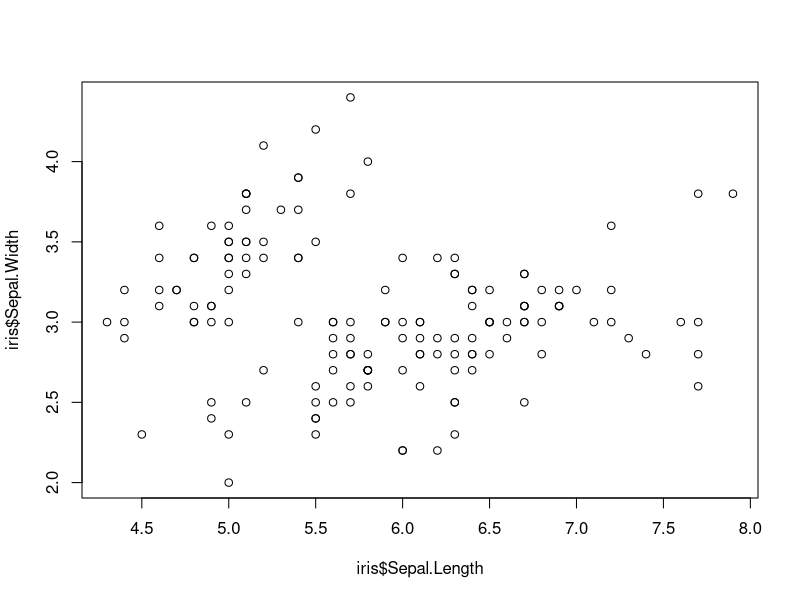
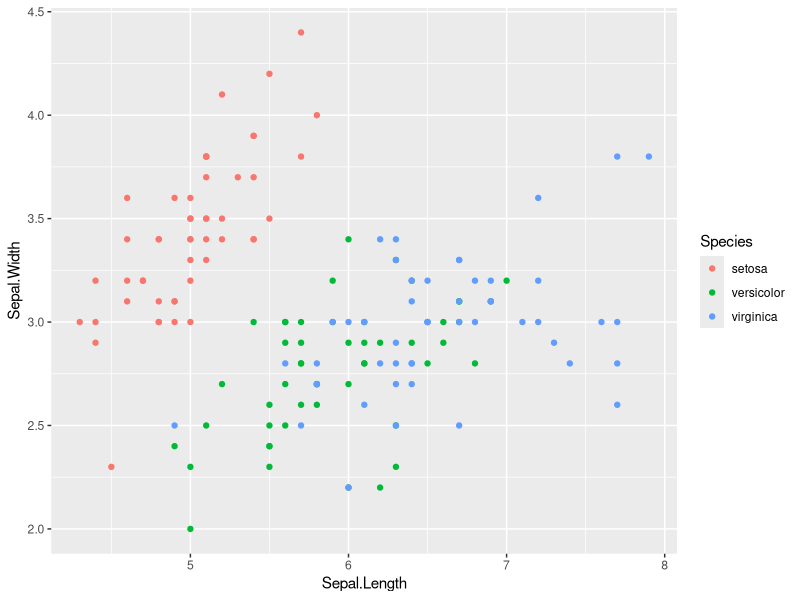
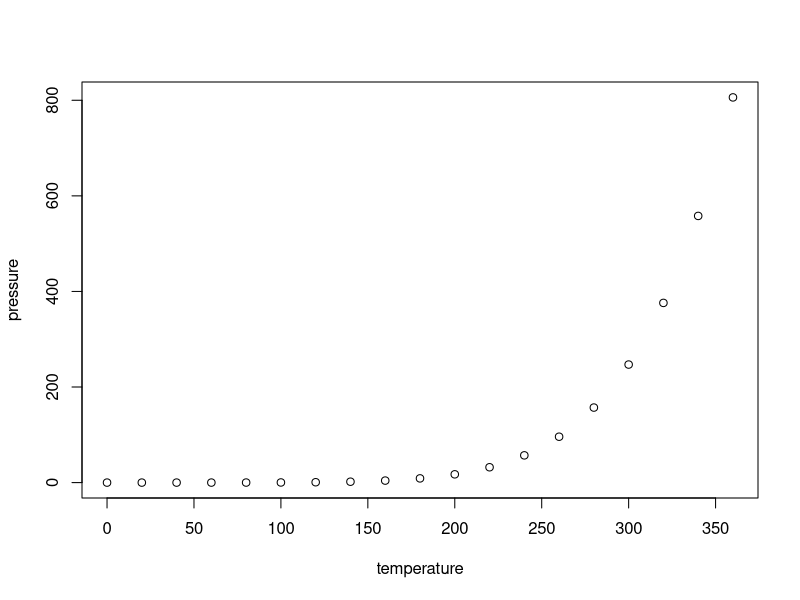

R code for these plots, in order:
## ---- chunk 1
plot(iris$Sepal.Length,iris$Sepal.Width)
knitr::opts_chunk$set(echo = TRUE)
## ---- chunk 2
t.test(iris$Sepal.Length,iris$Sepal.Width)
## ---- chunk 3
library(ggplot2)
## ---- chunk 4
ggplot(data = iris,aes(Sepal.Length,Sepal.Width,col=Species))+
  geom_point()
## ---- chunk 5
summary(cars)
## ---- chunk 6
plot(pressure)
## ---- chunk 7
library(dplyr)
iris %>% knitr::kable()
